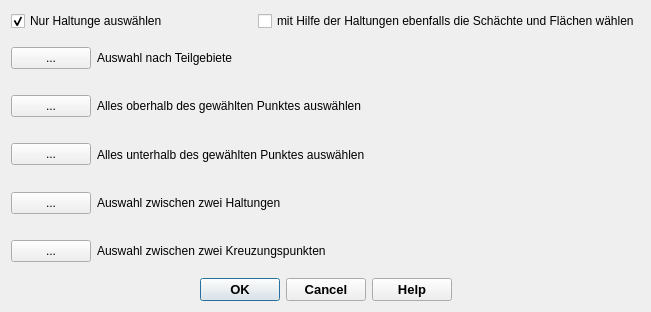
<?xml version="1.0" encoding="UTF-8"?>
<ui version="4.0">
 <class>filepathDialogBase</class>
 <widget class="QDialog" name="filepathDialogBase">
  <property name="geometry">
   <rect>
    <x>0</x>
    <y>0</y>
    <width>651</width>
    <height>312</height>
   </rect>
  </property>
  <property name="minimumSize">
   <size>
    <width>490</width>
    <height>260</height>
   </size>
  </property>
  <property name="font">
   <font>
    <family>Tahoma</family>
   </font>
  </property>
  <property name="windowTitle">
   <string>Dateipfad</string>
  </property>
  <property name="windowIcon">
   <iconset>
    <normaloff>../../QKan.png</normaloff>../../QKan.png</iconset>
  </property>
  <layout class="QVBoxLayout" name="verticalLayout">
   <item>
    <layout class="QHBoxLayout" name="horizontalLayout_6">
     <item>
      <widget class="QCheckBox" name="checkBox">
       <property name="text">
        <string>Nur Haltunge auswählen</string>
       </property>
       <property name="checked">
        <bool>true</bool>
       </property>
      </widget>
     </item>
     <item>
      <widget class="QCheckBox" name="checkBox_2">
       <property name="text">
        <string>mit Hilfe der Haltungen ebenfalls die Schächte und Flächen wählen</string>
       </property>
       <property name="checked">
        <bool>false</bool>
       </property>
      </widget>
     </item>
    </layout>
   </item>
   <item>
    <layout class="QHBoxLayout" name="horizontalLayout">
     <property name="spacing">
      <number>6</number>
     </property>
     <item>
      <widget class="QPushButton" name="pushButton">
       <property name="text">
        <string>...</string>
       </property>
      </widget>
     </item>
     <item>
      <widget class="QLabel" name="label">
       <property name="text">
        <string>Auswahl nach Teilgebiete</string>
       </property>
      </widget>
     </item>
     <item>
      <spacer name="horizontalSpacer">
       <property name="orientation">
        <enum>Qt::Horizontal</enum>
       </property>
       <property name="sizeHint" stdset="0">
        <size>
         <width>40</width>
         <height>20</height>
        </size>
       </property>
      </spacer>
     </item>
    </layout>
   </item>
   <item>
    <layout class="QHBoxLayout" name="horizontalLayout_2">
     <item>
      <widget class="QPushButton" name="pushButton_2">
       <property name="text">
        <string>...</string>
       </property>
      </widget>
     </item>
     <item>
      <widget class="QLabel" name="label_2">
       <property name="text">
        <string>Alles oberhalb des gewählten Punktes auswählen</string>
       </property>
      </widget>
     </item>
     <item>
      <spacer name="horizontalSpacer_2">
       <property name="orientation">
        <enum>Qt::Horizontal</enum>
       </property>
       <property name="sizeHint" stdset="0">
        <size>
         <width>40</width>
         <height>20</height>
        </size>
       </property>
      </spacer>
     </item>
    </layout>
   </item>
   <item>
    <layout class="QHBoxLayout" name="horizontalLayout_3">
     <item>
      <widget class="QPushButton" name="pushButton_3">
       <property name="text">
        <string>...</string>
       </property>
      </widget>
     </item>
     <item>
      <widget class="QLabel" name="label_3">
       <property name="text">
        <string>Alles unterhalb des gewählten Punktes auswählen</string>
       </property>
      </widget>
     </item>
     <item>
      <spacer name="horizontalSpacer_3">
       <property name="orientation">
        <enum>Qt::Horizontal</enum>
       </property>
       <property name="sizeHint" stdset="0">
        <size>
         <width>40</width>
         <height>20</height>
        </size>
       </property>
      </spacer>
     </item>
    </layout>
   </item>
   <item>
    <layout class="QHBoxLayout" name="horizontalLayout_4">
     <item>
      <widget class="QPushButton" name="pushButton_4">
       <property name="text">
        <string>...</string>
       </property>
      </widget>
     </item>
     <item>
      <widget class="QLabel" name="label_4">
       <property name="text">
        <string>Auswahl zwischen zwei Haltungen</string>
       </property>
      </widget>
     </item>
     <item>
      <spacer name="horizontalSpacer_4">
       <property name="orientation">
        <enum>Qt::Horizontal</enum>
       </property>
       <property name="sizeHint" stdset="0">
        <size>
         <width>40</width>
         <height>20</height>
        </size>
       </property>
      </spacer>
     </item>
    </layout>
   </item>
   <item>
    <layout class="QHBoxLayout" name="horizontalLayout_5">
     <item>
      <widget class="QPushButton" name="pushButton_5">
       <property name="text">
        <string>...</string>
       </property>
      </widget>
     </item>
     <item>
      <widget class="QLabel" name="label_5">
       <property name="text">
        <string>Auswahl zwischen zwei Kreuzungspunkten</string>
       </property>
      </widget>
     </item>
     <item>
      <spacer name="horizontalSpacer_5">
       <property name="orientation">
        <enum>Qt::Horizontal</enum>
       </property>
       <property name="sizeHint" stdset="0">
        <size>
         <width>40</width>
         <height>20</height>
        </size>
       </property>
      </spacer>
     </item>
    </layout>
   </item>
   <item>
    <widget class="QDialogButtonBox" name="button_box">
     <property name="font">
      <font>
       <family>Tahoma</family>
       <pointsize>10</pointsize>
       <weight>75</weight>
       <bold>true</bold>
      </font>
     </property>
     <property name="toolTip">
      <string>&lt;html&gt;&lt;head/&gt;&lt;body&gt;&lt;p&gt;Datenimport starten ...&lt;/p&gt;&lt;/body&gt;&lt;/html&gt;</string>
     </property>
     <property name="orientation">
      <enum>Qt::Horizontal</enum>
     </property>
     <property name="standardButtons">
      <set>QDialogButtonBox::Cancel|QDialogButtonBox::Help|QDialogButtonBox::Ok</set>
     </property>
     <property name="centerButtons">
      <bool>true</bool>
     </property>
    </widget>
   </item>
  </layout>
 </widget>
 <resources/>
 <connections>
  <connection>
   <sender>button_box</sender>
   <signal>accepted()</signal>
   <receiver>filepathDialogBase</receiver>
   <slot>accept()</slot>
   <hints>
    <hint type="sourcelabel">
     <x>262</x>
     <y>339</y>
    </hint>
    <hint type="destinationlabel">
     <x>262</x>
     <y>180</y>
    </hint>
   </hints>
  </connection>
  <connection>
   <sender>button_box</sender>
   <signal>rejected()</signal>
   <receiver>filepathDialogBase</receiver>
   <slot>reject()</slot>
   <hints>
    <hint type="sourcelabel">
     <x>262</x>
     <y>339</y>
    </hint>
    <hint type="destinationlabel">
     <x>262</x>
     <y>180</y>
    </hint>
   </hints>
  </connection>
 </connections>
</ui>
